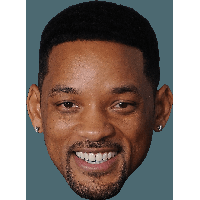
#> input picture test/1.png, 200 x 200 px, given in place of 1.jpg, which was not available
$ python face_detection.py
#> lines starting #> are read from the running program, lines starting #| are printed output that depends on the picture; after the words box and inside, x2 and y2 are one past the last pixel; in counts of white or black regions, pixels touching at a corner belong together; pictures that were not available may be replaced by others from this repository, and a replacement may not be noted
import cv2
import matplotlib.pyplot as plt

def	MeanSquareError(img1, img2):
	h, w, l = img1.shape
	# print(h, w)
	h, w, l = img2.shape
	# print(h, w)
	# print(h, w)
	# diff = cv2.subtract(img1, img2)

def	getFaceImage(imagePath: str):
#> called with imagePath = '1.jpg'
	img = cv2.imread(imagePath)
#> img is the input picture: shape (200, 200, 3); mean B, G, R 116.9, 122.9, 135.2
	gray_image = cv2.cvtColor(img, cv2.COLOR_BGR2GRAY)
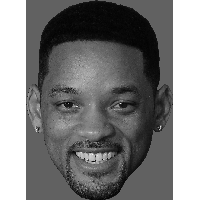
#> gray_image: shape (200, 200); min 4, max 255, mean 125.8
	face_classifier = cv2.CascadeClassifier(
	cv2.data.haarcascades + "haarcascade_frontalface_default.xml")
	face = face_classifier.detectMultiScale(
	gray_image, scaleFactor=1.1, minNeighbors=5, minSize=(40, 40))
#> face = [[33, 55, 126, 126]]
	for (x, y, w, h) in face:
		cv2.rectangle(img, (x, y), (x + w, y + h), (0, 255, 0), 4)
#> this loop made 1 pass
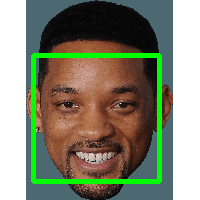
#> img: shape (200, 200, 3); 6.27% of pixels changed, all inside (x1, y1, x2, y2) = (31, 53, 162, 184)
	img_rgb = cv2.cvtColor(img, cv2.COLOR_BGR2RGB)
	return (img_rgb, face)

if __name__ == '__main__':
	imagePath1 = '1.jpg'
	imagePath2 = '2.jpg'

	img_rgb1, face1 = getFaceImage(imagePath1)
#> face1 = [[33, 55, 126, 126]]
	img_rgb2, face2 = getFaceImage(imagePath2)
#> call 2 of getFaceImage, with imagePath = '2.jpg'
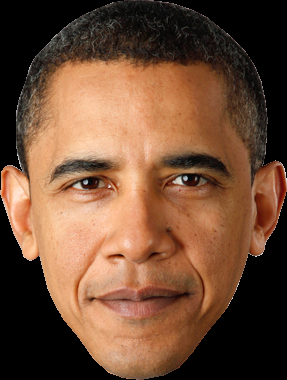
#> input picture test/2.png, 287 x 380 px, given in place of 2.jpg, which was not available
#> in getFaceImage, img is the input picture: shape (380, 287, 3); mean B, G, R 54.6, 77, 111.8
#> in getFaceImage (call 2), `gray_image = cv2.cvtColor(img, cv2.COLOR_BGR2GRAY)`:
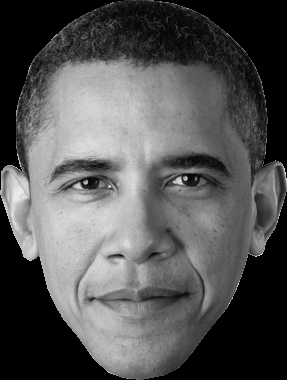
#> gray_image: shape (380, 287); min 0, max 240, mean 84.8
#> in getFaceImage (call 2), `face = face_classifier.detectMultiScale( gray_image, scaleFactor=1.1, ..`: face = [[20, 93, 229, 229]]
#> the loop in getFaceImage (call 2), `for (x, y, w, h) in face:` made 1 pass
#> after the loop in getFaceImage (call 2), `for (x, y, w, h) in face:`:
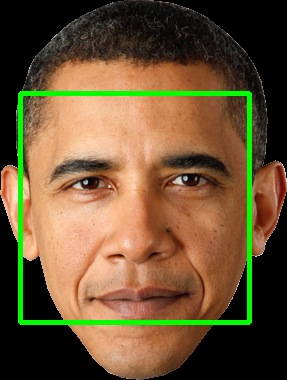
#> img: shape (380, 287, 3); 4.19% of pixels changed, all inside (x1, y1, x2, y2) = (18, 91, 252, 325)
#> face2 = [[20, 93, 229, 229]]
	print(face1[0][2])
#| 126
	print(face2[0][2])
#| 229
	# MeanSquareError(img1, img2)
	plt.figure(figsize=(5, 5))
	plt.imshow(img_rgb1)
	plt.figure(figsize=(5, 5))
	plt.imshow(img_rgb2)
	plt.axis('off')
	plt.show()
	# print(gray_image.shape)
